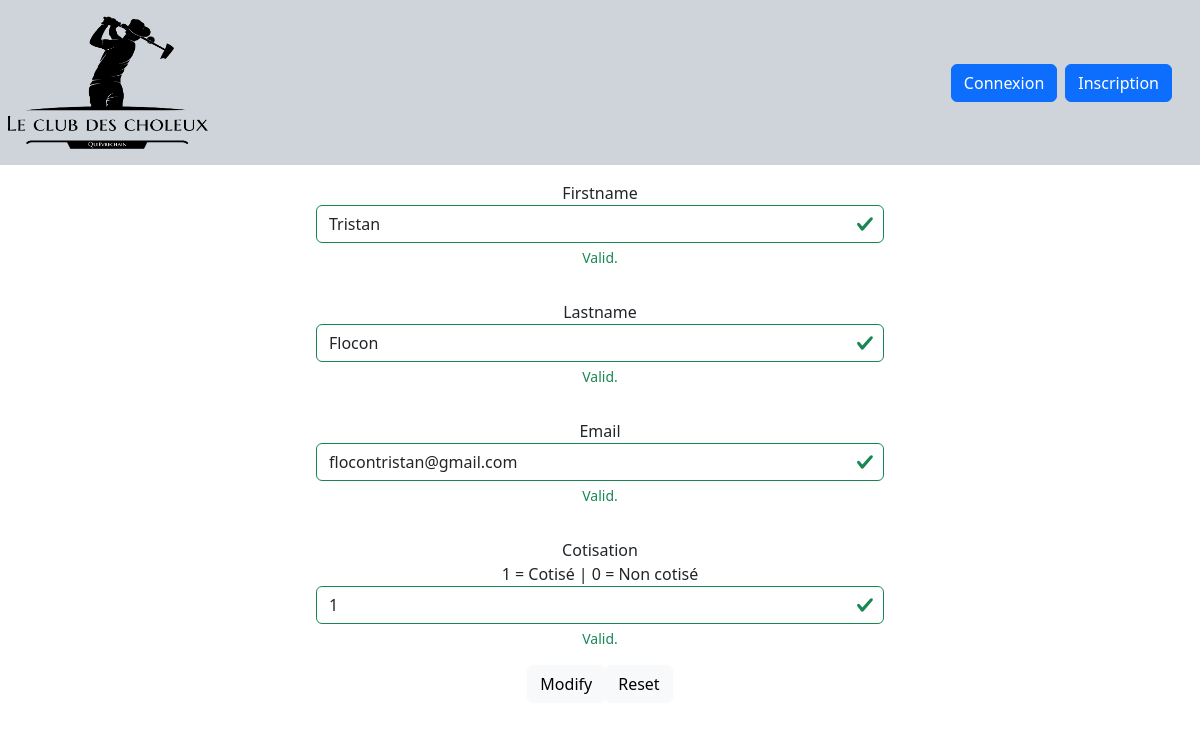
Page /Application/Controller/Utilisateurs/updateDataController.php?buttonIndex=2 on the committed database.
### tables this page shows
CREATE TABLE `users` (
  `idUser` int(11) NOT NULL,
  `firstname` text,
  `lastname` text,
  `mail` text NOT NULL,
  `password` longtext NOT NULL,
  `cotisation` tinyint(1) NOT NULL DEFAULT '0'
);

### Application/Model/Utilisateur/UsersModel.php (called while the page is built, shortened)
<?php
include_once('../BDD/DatabaseConnection.php');
function Get1OfUsersTable($id){
    global $db;
    $sql = $db->prepare("SELECT users.idUser,firstname,lastname,mail,cotisation  FROM Users JOIN users_role on users.iduser = users_role.iduser WHERE users.idUser = :id");
    $sql->execute(array("id"=> $id));
    return $sql->fetch(PDO::FETCH_ASSOC);
}
function GetRole($idUser){
    global $db;
    $sql = $db->prepare("SELECT idRole FROM users_role WHERE idUser = :idUser");
    $sql->execute(array('idUser' => $idUser));
    return $sql->fetchAll(PDO::FETCH_ASSOC);
}
?>

### Application/Controller/Utilisateurs/updateDataController.php (the view, shortened to what this page needs)
<?php
include "../../Model/Utilisateur/UsersModel.php";
include "../../View/Utilisateur/updateDataView.php";
$role = GetRole($_SESSION['user_id'])[0]["idRole"];
if ($role == 0){
    $buttonIndex = $_GET['buttonIndex'];
}
else{
    $buttonIndex = $_SESSION['user_id'];
}
$UsersData = Get1OfUsersTable($buttonIndex);
echo'<body>';
echo'<center>';
    echo '<form class="was-validated" method="post" id="form" action="userUpdate.php">';
        echo'<div class="w-50 p-3">';
            echo'<label>Firstname</label>';
            echo'<input type="text" class="form-control" name="firstname" size="30" maxlength="225" required="true" value='.$UsersData ["firstname"]. '>';
            echo'<div class="valid-feedback">Valid.</div>';
        echo'</div>';
        echo'<div class="w-50 p-3">';
            echo'<label>Lastname</label>';
            echo'<input type="text" class="form-control" name="lastname" size="30" maxlength="225" required="true" value='.$UsersData ["lastname"]. '>';
            echo'<div class="valid-feedback">Valid.</div>';
        echo'</div>';
        echo'<div class="w-50 p-3">';
            echo'<label>Email</label>';
            echo'<input type="text" class="form-control" name="mail" size="30" maxlength="225" required="true" value='.$UsersData ['mail'].'>';
            echo'<div class="valid-feedback">Valid.</div>';
        echo'</div>';
if (GetRole($_SESSION['user_id'])[0]["idRole"]==0){
        echo'<div class="w-50 p-3">';
            echo'<label>Cotisation</label>';
            echo'<br> 1 = Cotisé | 0 = Non cotisé';
            echo'<input type="integer" class="form-control" name="cotisation" size="30" maxlength="1" required="true" value='.$UsersData["cotisation"].'>';
            echo'<div class="valid-feedback">Valid.</div>';
        echo'</div>';
}
        echo'<button type="button" id="modify" class="btn btn-light">Modify</button>';
        echo'<button type="reset" class="btn btn-light">Reset</button>';
    echo'</form>';
echo'</center>';
?>

### rows in the picture
users: firstname "Tristan", lastname "Flocon", mail "flocontristan@gmail.com", cotisation "1"
